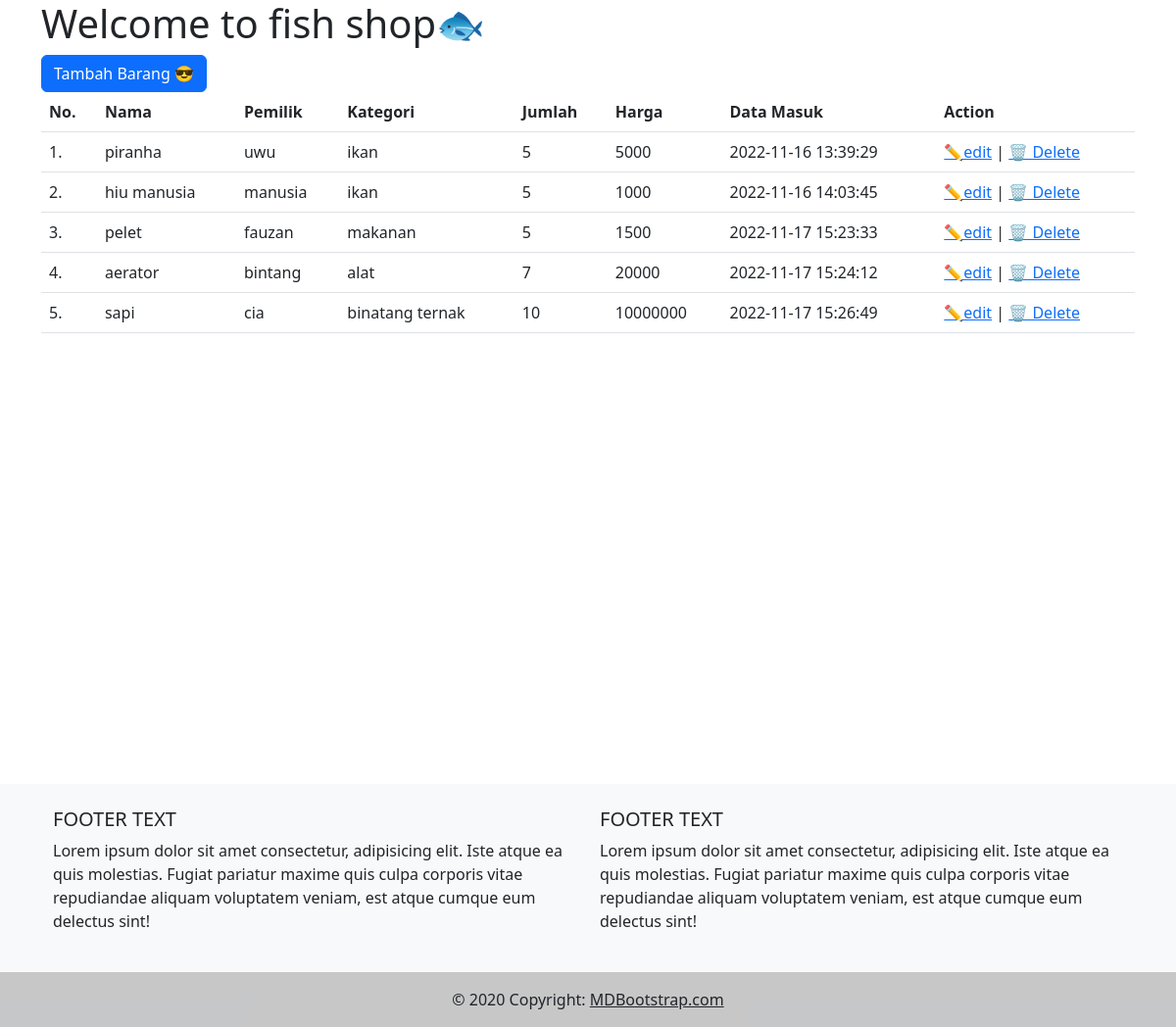
The page / on the database its author committed.
### tables this page shows
CREATE TABLE `tb_ikan` (
  `id` int(11) NOT NULL,
  `nama` varchar(50) DEFAULT NULL,
  `pemilik` varchar(50) DEFAULT NULL,
  `kategori` varchar(50) DEFAULT NULL,
  `jumlah` int(11) DEFAULT NULL,
  `harga` int(11) DEFAULT NULL,
  `waktu` timestamp NULL DEFAULT current_timestamp()
);

### index.php (the view, shortened to what this page needs)
<?php
include_once('connection.php');
$result = mysqli_query($mysqli, "SELECT * FROM tb_ikan WHERE id ");
$angka = 0;
?>
<!doctype html>
<html lang="en">
<head>
    <link href="https://cdn.jsdelivr.net/npm/bootstrap@5.2.2/dist/css/bootstrap.min.css" rel="stylesheet">
</head>
<body>
    <div class="container vh-100">
        <h1>Welcome to fish shop🐟</h1>
        <a href="create.php">
            <div class="btn btn-primary">Tambah Barang 😎</div>
        </a>
        <table class="table">
            <thead>
                <tr>
                    <th scope="col">No.</th>
                    <th scope="col">Nama</th>
                    <th scope="col">Pemilik</th>
                    <th scope="col">Kategori</th>
                    <th scope="col">Jumlah</th>
                    <th scope="col">Harga</th>
                    <th scope="col">Data Masuk</th>
                    <th scope="col">Action</th>
                </tr>
            </thead>
            <tbody>
                <?php
                while ($res = mysqli_fetch_array($result)) {
                    $angka++;
                    echo '<td>' . $angka . '.</td>';
                    echo '<td>' . $res['nama'] . '</td>';
                    echo '<td>' . $res['pemilik'] . '</td>';
                    echo '<td>' . $res['kategori'] . '</td>';
                    echo '<td>' . $res['jumlah'] . '</td>';
                    echo '<td>' . $res['harga'] . '</td>';
                    echo '<td>' . $res['waktu'] . '</td>';
                    echo '<td><a href="update.php?id=
                    ' . $res['id'] . '
                    ">✏edit</a> |
                    <a href="delete.php?id=
                    ' . $res['id'] . '
                    ">🗑 Delete</a>';
                    echo '</td>';
                }
                ?>
            </tbody>
        </table>
    </div>
    <footer class="bg-light text-center text-lg-start">
        <div class="container p-4">
            <div class="row">
                <div class="col-lg-6 col-md-12 mb-4 mb-md-0">
                    <h5 class="text-uppercase">Footer text</h5>
                    <p>
                        Lorem ipsum dolor sit amet consectetur, adipisicing elit. Iste atque ea quis
                        molestias. Fugiat pariatur maxime quis culpa corporis vitae repudiandae
                        aliquam voluptatem veniam, est atque cumque eum delectus sint!
                    </p>
                </div>
                <div class="col-lg-6 col-md-12 mb-4 mb-md-0">
                    <h5 class="text-uppercase">Footer text</h5>
                    <p>
                        Lorem ipsum dolor sit amet consectetur, adipisicing elit. Iste atque ea quis
                        molestias. Fugiat pariatur maxime quis culpa corporis vitae repudiandae
                        aliquam voluptatem veniam, est atque cumque eum delectus sint!
                    </p>
                </div>
            </div>
        </div>
        <div class="text-center p-3" style="background-color: rgba(0, 0, 0, 0.2);">
            © 2020 Copyright:
            <a class="text-dark" href="https://mdbootstrap.com/">MDBootstrap.com</a>
        </div>
    </footer>
</body>
</html>

### rows shown on the page
tb_ikan: nama "piranha", pemilik "uwu", kategori "ikan", jumlah "5", harga "5000", waktu "2022-11-16 13:39:29"
tb_ikan: nama "hiu manusia", pemilik "manusia", kategori "ikan", jumlah "5", harga "1000", waktu "2022-11-16 14:03:45"
tb_ikan: nama "pelet", pemilik "fauzan", kategori "makanan", jumlah "5", harga "1500", waktu "2022-11-17 15:23:33"
tb_ikan: nama "aerator", pemilik "bintang", kategori "alat", jumlah "7", harga "20000", waktu "2022-11-17 15:24:12"
tb_ikan: nama "sapi", pemilik "cia", kategori "binatang ternak", jumlah "10", harga "10000000", waktu "2022-11-17 15:26:49"
